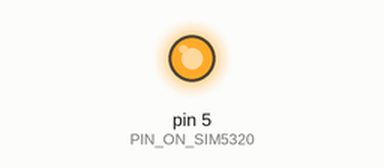
This sketch was run on a simulated Arduino Uno, built with avr-gcc and run on an emulated ATmega328P. Shown: output pins drawn as LEDs (lit = HIGH). The modem accepts every AT command (registered, SIM ready, sends succeed) and sends nothing else.

Above: at 0.1 s.
At 2.1 s:
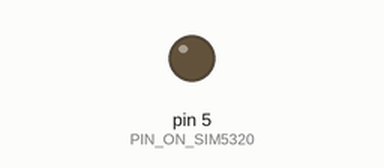
Timing chart, 0 to 3.6 s (numbered marks = the images above):
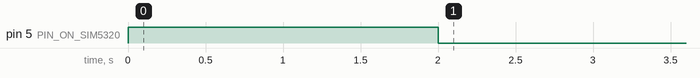

The sketch:

RECEPTOR_UBIDOTS.ino
```cpp
/* RECEIVER

   THIS PROGRAM RECEIVE THE VALUE THE TEMPERATURE OF THE SENSOR THE ARDUINO UNO
   FOR RADIOFRECUENCY AND THE GOBLIN 2 SENDS THE VALUE TO UBIDOTS.

  Hardware SPI.
  Pins shield:

 * MISO -> 12
 * MOSI -> 11
 * SCK -> 13
 * CE -> 9
 * CSN -> 10

  modified 26 Diciembre 2016
  by Rafael Cortés
  -GOBLIN 2 TEAM. VERSE Technology.

 */

#include <SoftwareSerial.h>                          //LIBRERY
#include <SPI.h>                                     //LIBRERY
#include <Mirf.h>                                    //LIBRERY
#include <nRF24L01.h>                                //LIBRERY
#include <MirfHardwareSpiDriver.h>                   //LIBRERY

SoftwareSerial SIM5320(5, 4);                        // RX, TX
float dato[32];

char    BUFFER_USART;                                                           //BUFFER RX
String  token ="gqeGtoC8soQ2fyLj2iJTQEIsloKjRdLllg5Wtzzemhjyv13dKJmUrFRp1FNM";  //TOKEN UBIDOTS
String  id    ="5771b9b27625420dd490348e";                                      //UBIDOTS VARIABLE ID

void setup() {
  pinMode(5, OUTPUT);                              //PIN ON SIM5320
  SIM5320.begin(9600);
  SIM5320_ON();                                    //ON SIM
  delay(10000);
  SETUP_SIM5320();                                 //BEGIN SIM5320
  Mirf.csnPin = 10;
  Mirf.cePin = 9;
  Mirf.spi = &MirfHardwareSpi;
  Mirf.init();
  Mirf.setRADDR((byte *)"RAFA1");
  Mirf.payload =32;
  Mirf.channel = 100;
  Mirf.config();
}


void loop() {
 if(!Mirf.isSending() && Mirf.dataReady()){
      Mirf.getData((byte *) &dato);
}
  WEB();                                           // SEND JSON TO UBIDOTS
  delay(7000);                                     // SAMPLE TIME
}

ISR (USART_RX_vect)
{
  BUFFER_USART = UDR0;                               // LEE EL BUFFER RX
}

void WEB()
{
  int LONG_JSON = 15;
  int SEND = 238;

  SIM5320.println(F("AT+CIPOPEN=0,\"TCP\",\"things.ubidots.com\",80"));  //
  delay(5000);

  SIM5320.print("AT+CIPSEND=0,");  //
  delay(50);
  SIM5320.println(SEND);  //
  delay(600);
  SIM5320.print(F("POST /api/v1.6/variables/"));
  delay(50);
  SIM5320.print(id);
  delay(50);
  SIM5320.println(F("/values  HTTP/1.1"));
  delay(50);
  SIM5320.println(F("Content-Type: application/json"));
  delay(50);
  SIM5320.print(F("Content-Length:"));
  delay(50);
  SIM5320.println(LONG_JSON);
  delay(50);
  SIM5320.print(F("X-Auth-Token: "));
  delay(50);
  SIM5320.println(token);
  delay(50);
  SIM5320.println(F("Host: things.ubidots.com"));
  delay(50);
  SIM5320.println("");
  SIM5320.print("{\"value\":");
  delay(10);
  SIM5320.print(dato[0],2);
  delay(50);
  SIM5320.println("}");
  delay(50);
  SIM5320.write(0x1A);
  delay(5000);
  SIM5320.println(F("AT+CIPCLOSE=0"));
  delay(4000);

}

void SIM5320_ON()                                        // ON SIM5320
{
  digitalWrite(5, HIGH);
  delay(2000);//
  digitalWrite(5, LOW);
  delay(2000);
}

void SETUP_SIM5320()
{
  SIM5320.println(F("AT+CFUN=1"));                       // SIM5320 WORKING WITH ALL THE FUNCTIONALITIES
  delay(250);

  SIM5320.println(F("AT+CNMP=2"));                       // AUTOMATIC MODE
  delay(250);

  SIM5320.println(F("AT+CVAUXV=61"));                    // VOLTAGE OUTPUT 3.0V
  delay(250);

  SIM5320.println(F("AT+CNBP=0x0000000004000000"));      // 3G 850MHZ TELCEL 0x0000000004000000 hspda, 2G 1900MHZ TELCEL AT+CNBP=0x0000000000200000 edge
  delay(500);

  SIM5320.println(F("AT+CSQ"));                          // SIGNAL LEVEL
  delay(250);

  SIM5320.println(F("AT+CREG?"));
  delay(250);

  SIM5320.println(F("AT+COPS?"));
  delay(250);

  SIM5320.println(F("AT+CGSOCKCONT=1,\"IP\",\"internet.itelcel.com\""));
  delay(250);

  SIM5320.println(F("AT+CNSMOD?"));                       // RED
  delay(250);

  SIM5320.println(F("AT+CSOCKSETPN=1"));
  delay(250);

  SIM5320.println(F("AT+CIPMODE=0"));
  delay(250);

  SIM5320.println(F("AT+CNBP?"));
  delay(250);

  SIM5320.println(F("AT+NETOPEN"));
  delay(8000);

  SIM5320.println(F("AT+IPADDR"));                        // IP
  delay(500);

  SIM5320.println(F("AT+CGSN"));                          // IMEI
  delay(500);
}
```
